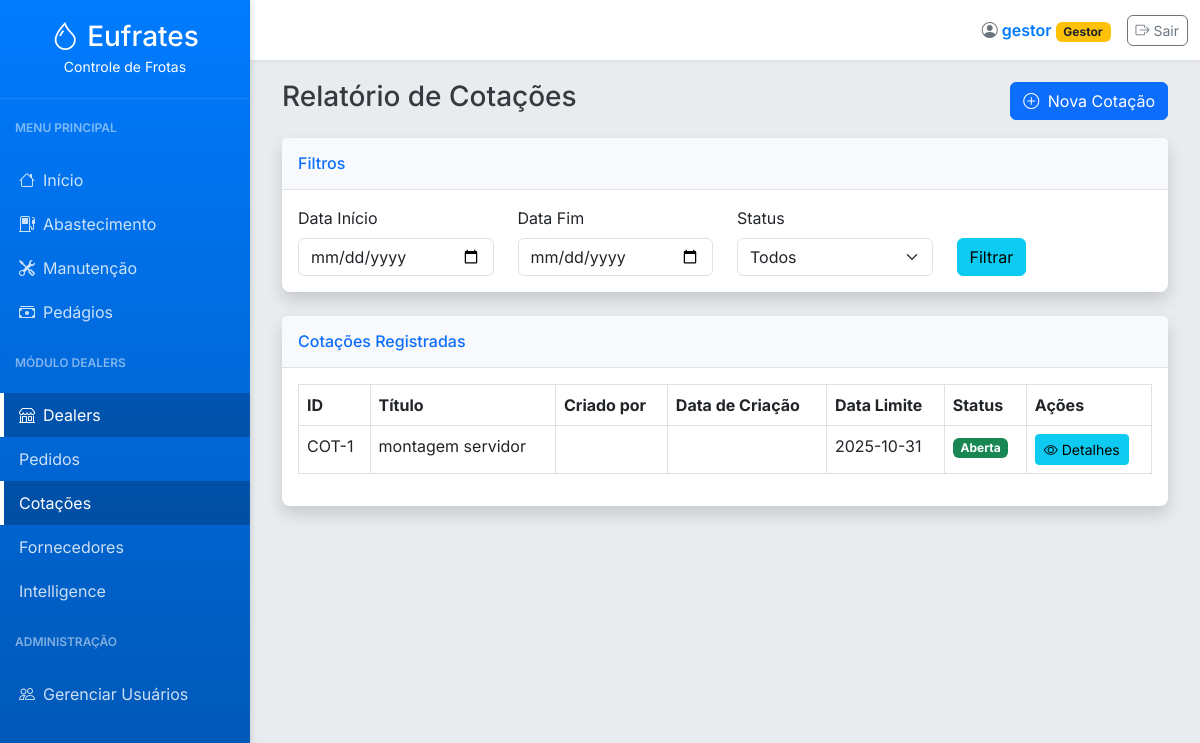
/dealers/cotacoes-relatorio (signed in), run on an earlier commit of the app's database.
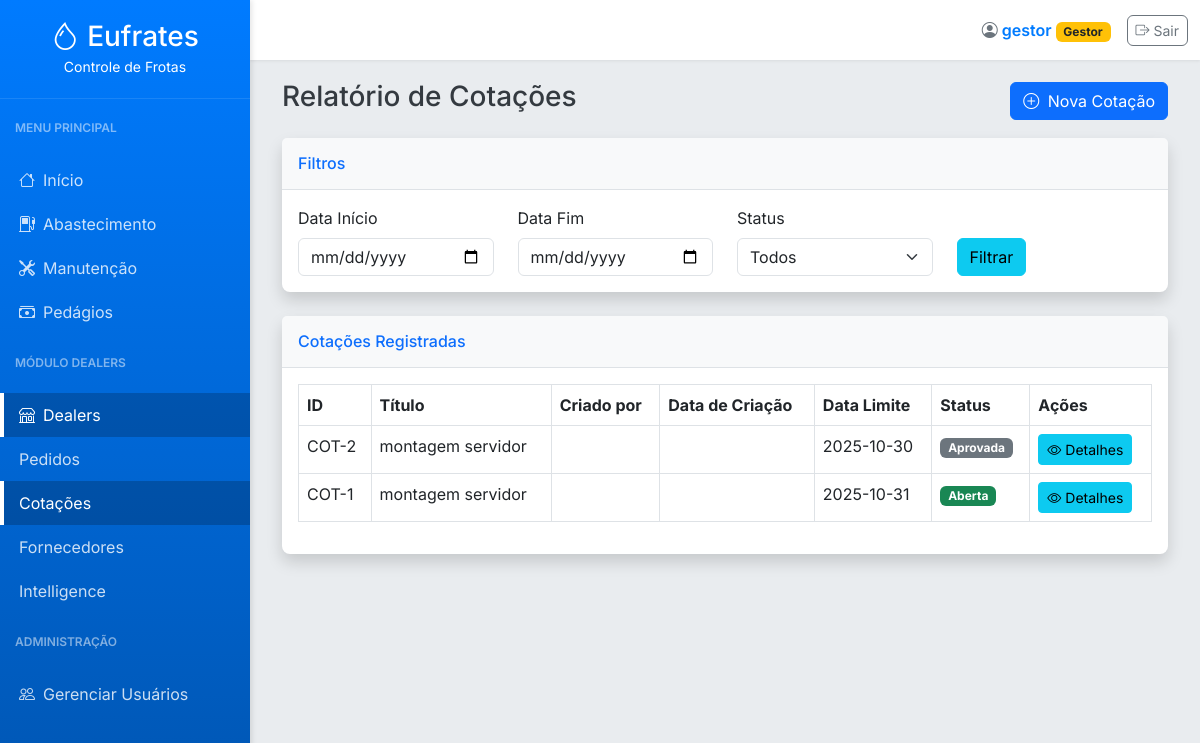
And on a later commit of the database.
### tables this page shows
CREATE TABLE users (
        id INTEGER PRIMARY KEY AUTOINCREMENT,
        username TEXT NOT NULL UNIQUE,
        password_hash TEXT NOT NULL,
        role TEXT NOT NULL CHECK(role IN ('Gestor', 'Comprador', 'Padrão'))
    );

CREATE TABLE cotacoes (
                id INTEGER PRIMARY KEY, user_id INTEGER, titulo TEXT, data_limite TEXT,
                observacoes TEXT, status TEXT, data_aprovacao TEXT, data_registro TEXT
            );

### app.py (the view, shortened to what this page needs)
@app.route('/dealers/cotacoes-relatorio', methods=['GET', 'POST'])
@login_required
def cotacoes_relatorio():
    cotacoes_list = obter_cotacoes()
    return render_template('cotacoes_relatorio.html', active_page='cotacoes', cotacoes=cotacoes_list, filtros={})

### app.py (called while the page is built)
@app.before_request
def load_logged_in_user():
    user_id = session.get('user_id')
    g.user = get_user_by_id(user_id) if user_id else None

def login_required(view):
    @wraps(view)
    def wrapped_view(*args, **kwargs):
        if g.user is None:
            flash('Você precisa estar logado para acessar esta página.', 'warning')
            return redirect(url_for('login'))
        return view(*args, **kwargs)
    return wrapped_view

@app.context_processor
def inject_now():
    return {'now': datetime.now(), 'g': g}

### database.py (called while the page is built)
def get_db_connection():
    conn = sqlite3.connect('abastecimentos.db')
    conn.row_factory = sqlite3.Row
    return conn

def obter_cotacoes():
    conn = get_db_connection()
    query = '''
        SELECT
            c.id, c.titulo, c.data_limite, c.status,
            u.username as solicitante,
            (SELECT COUNT(*) FROM cotacao_itens ci WHERE ci.cotacao_id = c.id) as total_itens,
            (SELECT SUM(o.valor) FROM orcamentos o WHERE o.cotacao_id = c.id AND o.aprovado = 1) as valor_aprovado
        FROM cotacoes c
        JOIN users u ON c.user_id = u.id
        ORDER BY c.data_registro DESC
    '''
    df = pd.read_sql(query, conn)
    conn.close()
    return df.to_dict('records')

def get_user_by_id(user_id):
    conn = get_db_connection()
    user = conn.execute('SELECT * FROM users WHERE id = ?', (user_id,)).fetchone()
    conn.close()
    return user

### templates/cotacoes_relatorio.html (shortened to what this page needs)
{% extends "base.html" %}
{% block content %}
<div class="container-fluid">
    <div class="d-flex justify-content-between align-items-center mb-3">
        <h1 class="h3 text-gray-800">Relatório de Cotações</h1>
        <button class="btn btn-primary" data-bs-toggle="modal" data-bs-target="#novaCotacaoModal">
            <i class="bi bi-plus-circle me-1"></i> Nova Cotação
        </button>
    </div>
    <div class="card shadow mb-4">
        <div class="card-header py-3">
            <h6 class="m-0 font-weight-bold text-primary">Filtros</h6>
        </div>
        <div class="card-body">
            <form method="GET" action="{{ url_for('cotacoes_relatorio') }}">
                <div class="row">
                    <div class="col-md-3">
                        <label for="data_inicio" class="form-label">Data Início</label>
                        <input type="date" class="form-control" id="data_inicio" name="data_inicio" value="{{ filtros.get('data_inicio', '') }}">
                    </div>
                    <div class="col-md-3">
                        <label for="data_fim" class="form-label">Data Fim</label>
                        <input type="date" class="form-control" id="data_fim" name="data_fim" value="{{ filtros.get('data_fim', '') }}">
                    </div>
                    <div class="col-md-3">
                        <label for="status" class="form-label">Status</label>
                        <select class="form-select" id="status" name="status">
                            <option value="">Todos</option>
                        </select>
                    </div>
                    <div class="col-md-3 d-flex align-items-end">
                        <button type="submit" class="btn btn-info">Filtrar</button>
                    </div>
                </div>
            </form>
        </div>
    </div>
    <div class="card shadow mb-4">
        <div class="card-header py-3">
            <h6 class="m-0 font-weight-bold text-primary">Cotações Registradas</h6>
        </div>
        <div class="card-body">
            <div class="table-responsive">
                <table class="table table-bordered" id="dataTable" width="100%" cellspacing="0">
                    <thead>
                        <tr>
                            <th>ID</th>
                            <th>Título</th>
                            <th>Criado por</th>
                            <th>Data de Criação</th>
                            <th>Data Limite</th>
                            <th>Status</th>
                            <th>Ações</th>
                        </tr>
                    </thead>
                    <tbody>
                        {% for cotacao in cotacoes %}
                        <tr>
                            <td>COT-{{ cotacao.id }}</td>
                            <td>{{ cotacao.titulo }}</td>
                            <td>{{ cotacao.criado_por_username }}</td>
                            <td>{{ cotacao.data_criacao }}</td>
                            <td>{{ cotacao.data_limite }}</td>
                            <td>
                                <span class="badge {% if cotacao.status == 'Aberta' %}bg-success{% else %}bg-secondary{% endif %}">
                                    {{ cotacao.status }}
                                </span>
                            </td>
                            <td>
                                <a href="{{ url_for('cotacao_detalhe', cotacao_id=cotacao.id) }}" class="btn btn-info btn-sm">
                                    <i class="bi bi-eye"></i> Detalhes
                                </a>
                            </td>
                        </tr>
                        {% else %}
                        <tr>
                            <td colspan="7" class="text-center">Nenhuma cotação encontrada.</td>
                        </tr>
                        {% endfor %}
                    </tbody>
                </table>
            </div>
        </div>
    </div>
</div>
{% endblock %}

### templates/base.html (shortened to what this page needs)
<!DOCTYPE html>
<html lang="pt-BR">
<head>
    <link href="https://cdn.jsdelivr.net/npm/bootstrap@5.3.0/dist/css/bootstrap.min.css" rel="stylesheet">
    <link rel="stylesheet" href="https://cdn.jsdelivr.net/npm/bootstrap-icons@1.10.5/font/bootstrap-icons.css">
</head>
<body>
    <nav id="sidebar">
        <div class="sidebar-header">
            <h3 class="mb-0"><i class="bi bi-droplet me-2"></i>Eufrates</h3>
            <small>Controle de Frotas</small>
        </div>
        <ul class="list-unstyled components">
            <p class="sidebar-title">Menu Principal</p>
            <li class="nav-item">
                <a class="{{ 'active' if active_page == 'index' }}" href="{{ url_for('index') }}"><i class="bi bi-house me-2"></i>Início</a>
            </li>
            <li class="nav-item">
                <a class="{{ 'active' if active_page == 'relatorios' or active_page == 'medias' or active_page == 'combustiveis' }}" href="#abastecimentoSubmenu" data-bs-toggle="collapse" aria-expanded="false" class="dropdown-toggle">
                    <i class="bi bi-fuel-pump me-2"></i>Abastecimento
                </a>
            </li>
            <li class="nav-item">
                <a class="{{ 'active' if active_page == 'manutencoes' or active_page == 'metricas' or active_page == 'checklists' }}" href="#manutencaoSubmenu" data-bs-toggle="collapse" aria-expanded="false" class="dropdown-toggle">
                    <i class="bi bi-tools me-2"></i>Manutenção
                </a>
            </li>
            <li class="nav-item">
                <a class="{{ 'active' if active_page == 'pedagios' }}" href="{{ url_for('pedagios') }}"><i class="bi bi-cash-stack me-2"></i>Pedágios</a>
            </li>
            <p class="sidebar-title">Módulo Dealers</p>
            <li class="nav-item">
                <a class="{{ 'active' if active_page == 'pedidos_compra' or active_page == 'cotacoes' or active_page == 'fornecedores' or active_page == 'dealer_intelligence' }}" href="#dealersSubmenu" data-bs-toggle="collapse" aria-expanded="false" class="dropdown-toggle">
                    <i class="bi bi-shop me-2"></i>Dealers
                </a>
                <ul class="collapse list-unstyled" id="dealersSubmenu">
                    {% if g.user.role in ['Administrador', 'Gestor', 'Comprador'] %}
                    <li><a class="{{ 'active' if active_page == 'pedidos_compra' }}" href="{{ url_for('pedidos_relatorio') }}">Pedidos</a></li>
                    <li><a class="{{ 'active' if active_page == 'cotacoes' }}" href="{{ url_for('cotacoes_relatorio') }}">Cotações</a></li>
                    <li><a class="{{ 'active' if active_page == 'fornecedores' }}" href="{{ url_for('fornecedores') }}">Fornecedores</a></li>
                    {% endif %}
                    {% if g.user.role in ['Administrador', 'Gestor'] %}
                    <li><a class="{{ 'active' if active_page == 'dealer_intelligence' }}" href="{{ url_for('dealer_intelligence') }}">Intelligence</a></li>
                    {% endif %}
                </ul>
            </li>
            {% if g.user.role in ['Administrador', 'Gestor'] %}
            <p class="sidebar-title">Administração</p>
            <li class="nav-item">
                <a class="{{ 'active' if active_page == 'user_management' }}" href="{{ url_for('user_management') }}"><i class="bi bi-people me-2"></i>Gerenciar Usuários</a>
            </li>
            {% endif %}
        </ul>
    </nav>
    <div id="content">
        <nav class="navbar navbar-top navbar-expand-lg">
            <div class="container-fluid d-flex justify-content-end">
                <div class="d-flex align-items-center">
                    <div class="user-info me-3">
                        <span class="text-secondary"><i class="bi bi-person-circle"></i></span>
                        {{ g.user.username }}
                        <span class="badge
                            {% if g.user.role == 'Administrador' %}bg-danger
                            {% elif g.user.role == 'Gestor' %}bg-warning text-dark
                            {% elif g.user.role == 'Comprador' %}bg-primary
                            {% else %}bg-secondary{% endif %}">
                            {{ g.user.role }}
                        </span>
                    </div>
                    <a href="{{ url_for('logout') }}" class="btn btn-sm btn-outline-secondary btn-custom">
                        <i class="bi bi-box-arrow-right"></i> Sair
                    </a>
                </div>
            </div>
        </nav>
        <div class="page-content">
            {% block content %}{% endblock %}
        </div>
    </div>
</body>
</html>

### templates/base.html (style rules this page uses)
:root { --sidebar-width: 250px; --primary-color: #007bff; --secondary-color: #6c757d; --bg-light: #f8f9fa; --text-dark: #343a40; --text-muted: #6c757d; }
body { font-family: 'Inter', sans-serif; background-color: #e9ecef; color: var(--text-dark); min-height: 100vh; display: flex; }
#sidebar { width: var(--sidebar-width); min-width: var(--sidebar-width); height: 100vh; position: fixed; top: 0; left: 0; background: linear-gradient(180deg, #007bff, #0056b3); color: white; transition: all 0.3s; overflow-y: auto; box-shadow: 2px 0 5px rgba(0, 0, 0, 0.1); z-index: 1000; }
#sidebar .sidebar-header { padding: 20px 15px; text-align: center; border-bottom: 1px solid rgba(255, 255, 255, 0.1); }
#sidebar .list-unstyled a { padding: 10px 15px; font-size: 1.0em; display: block; color: rgba(255, 255, 255, 0.8); text-decoration: none; transition: background 0.2s, color 0.2s; border-left: 4px solid transparent; }
#sidebar .list-unstyled a:hover, #sidebar .list-unstyled a.active { color: #fff; background: rgba(0, 0, 0, 0.2); border-left: 4px solid #fff; }
#sidebar .sidebar-title { padding: 10px 15px 5px; font-size: 0.75em; text-transform: uppercase; font-weight: 600; color: rgba(255, 255, 255, 0.5); margin-top: 10px; }
#content { width: 100%; padding-left: var(--sidebar-width); min-height: 100vh; transition: all 0.3s; }
.navbar-top { width: 100%; height: 60px; background-color: #fff; box-shadow: 0 1px 3px rgba(0, 0, 0, 0.08); position: sticky; top: 0; z-index: 999; }
.navbar-top .user-info { font-weight: 600; color: var(--primary-color); }
.page-content { padding: 20px; }
.card { border: none; border-radius: 8px; box-shadow: 0 0.125rem 0.25rem rgba(0, 0, 0, 0.075); margin-bottom: 20px; }
.card-header { background-color: var(--bg-light); font-weight: 700; border-bottom: 1px solid #dee2e6; }
.btn-custom { border-radius: 6px; }

What changed in the data, as far as the page shows it:
added cotacoes: id "2", titulo "montagem servidor", data_limite "2025-10-30", status "Aprovada"
